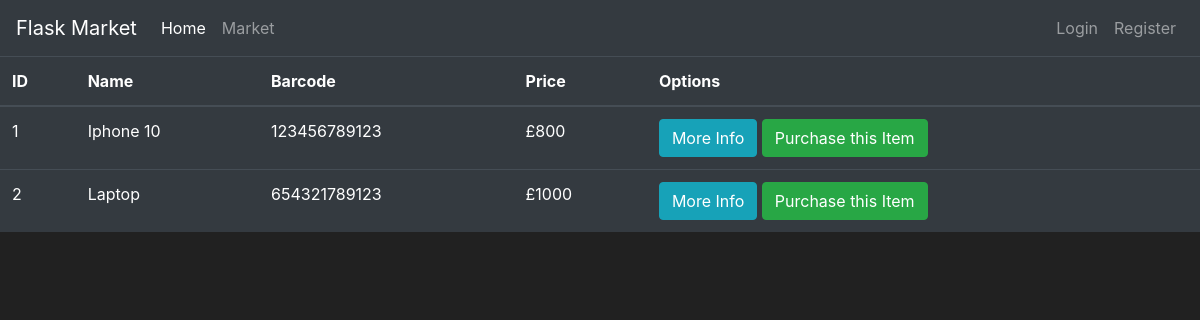
/market, run on an earlier commit of the app's database.
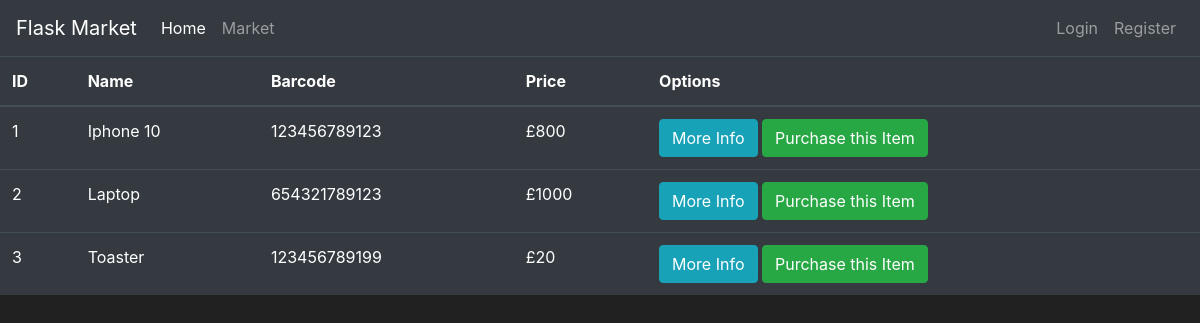
And on a later commit of the database.
### market/models.py (models this page shows, shortened)
class Item(db.Model):
    id = db.Column(db.Integer(), primary_key=True)
    name = db.Column(db.String(length=30), nullable=False, unique=True)
    price = db.Column(db.Integer(), nullable=False)
    barcode = db.Column(db.String(length=12), nullable=False, unique=True)
    description = db.Column(db.String(length=1024), nullable=False, unique=True)
    owner = db.Column(db.Integer(), db.ForeignKey('user.id'))

### market/routes.py (the view)
@app.route('/market')
def market_page():
    items = Item.query.all()
    return render_template('market.html', items=items)

### market/templates/market.html (shortened to what this page needs)
{% extends 'base.html' %}
{% block content %}
<table class="table table-hover table-dark">
    <thead>
    <tr>
        <th scope="col">ID</th>
        <th scope="col">Name</th>
        <th scope="col">Barcode</th>
        <th scope="col">Price</th>
        <th scope="col">Options</th>
    </tr>
    </thead>
    <tbody>
    {% for item in items %}
    <tr>
        <td>{{ item.id }}</td>
        <td>{{ item.name }}</td>
        <td>{{ item.barcode }}</td>
        <td>£{{ item.price }}</td>
        <td>
            <button class="btn btn-outline btn-info">More Info</button>
            <button class="btn btn-outline btn-success">Purchase this Item</button>
        </td>
    </tr>
    {% endfor %}
    </tbody>
</table>
{% endblock %}

### market/templates/base.html (shortened to what this page needs)
<!doctype html>
<html lang="en">
<head>
    <link rel="stylesheet" href="https://cdn.jsdelivr.net/npm/bootstrap@4.5.3/dist/css/bootstrap.min.css"
>
</head>
<body>
<nav class="navbar navbar-expand-md navbar-dark bg-dark">
    <a class="navbar-brand" href="#">Flask Market</a>
    <div class="collapse navbar-collapse" id="navbarNav">
        <ul class="navbar-nav mr-auto">
            <li class="nav-item active">
                <a class="nav-link" href="{{ url_for('home_page') }}">Home <span class="sr-only">(current)</span></a>
            </li>
            <li class="nav-item">
                <a class="nav-link" href="{{ url_for('market_page') }}">Market</a>
            </li>
        </ul>
        <ul class="navbar-nav">
            <li class="nav-item">
                <a class="nav-link" href="{{ url_for('login_page') }}">Login</a>
            </li>
            <li class="nav-item">
                <a class="nav-link" href="{{ url_for('register_page') }}">Register</a>
            </li>
        </ul>
    </div>
</nav>
{% block content %}
{% endblock %}
</body>
</html>

### market/templates/base.html (style rules this page uses)
body { background-color: #212121; color: white }

What changed in the data, as far as the page shows it:
added Item: id "3", name "Toaster", barcode "123456789199", price "20"
